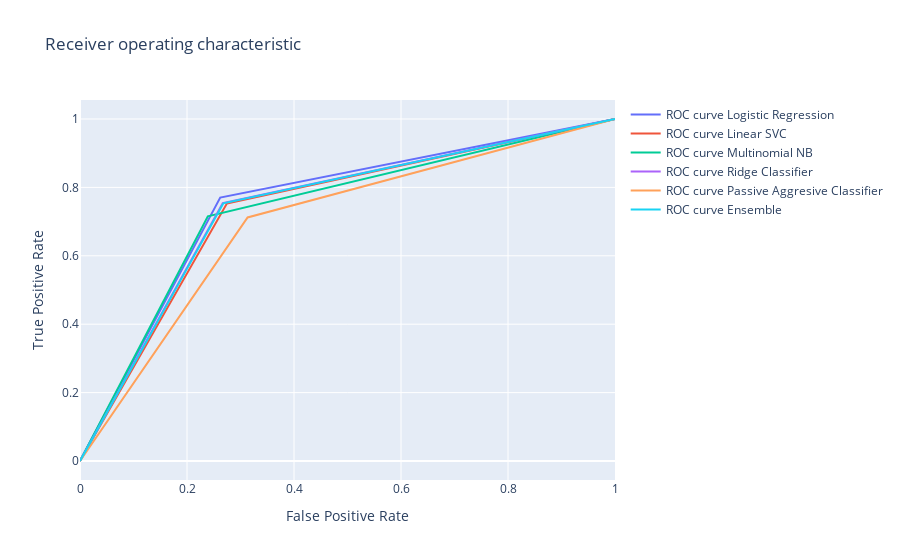

Notebook code for this chart:
### Code cell
data = []
for i in range(0, len(_fp_)):
    trace = go.Scatter(x=_fp_[i], y=_tp_[i],
                        mode='lines', 
                        name='ROC curve {}'
                               ''.format(names[i]))
    data.append(trace)
    
layout = go.Layout(title='Receiver operating characteristic ',
                   xaxis=dict(title='False Positive Rate'),
                   yaxis=dict(title='True Positive Rate'))

fig = go.Figure(data=data, layout=layout)
    
py.iplot(fig)

### Figure 1 — Plotly figure (JSON) as saved in the notebook; plotly's stock layout.template omitted (floating-point values rounded to 4 significant figures)
{"data": [{"mode": "lines", "name": "ROC curve Logistic Regression", "type": "scatter", "x": [0, 0.2621, 1], "y": [0, 0.7702, 1]}, {"mode": "lines", "name": "ROC curve Linear SVC", "type": "scatter", "x": [0, 0.2745, 1], "y": [0, 0.7529, 1]}, {"mode": "lines", "name": "ROC curve Multinomial NB", "type": "scatter", "x": [0, 0.2389, 1], "y": [0, 0.7154, 1]}, {"mode": "lines", "name": "ROC curve Ridge Classifier", "type": "scatter", "x": [0, 0.2668, 1], "y": [0, 0.754, 1]}, {"mode": "lines", "name": "ROC curve Passive Aggresive Classifier", "type": "scatter", "x": [0, 0.3133, 1], "y": [0, 0.7121, 1]}, {"mode": "lines", "name": "ROC curve Ensemble", "type": "scatter", "x": [0, 0.268, 1], "y": [0, 0.7534, 1]}], "layout": {"title": {"text": "Receiver operating characteristic "}, "xaxis": {"title": {"text": "False Positive Rate"}}, "yaxis": {"title": {"text": "True Positive Rate"}}}}
